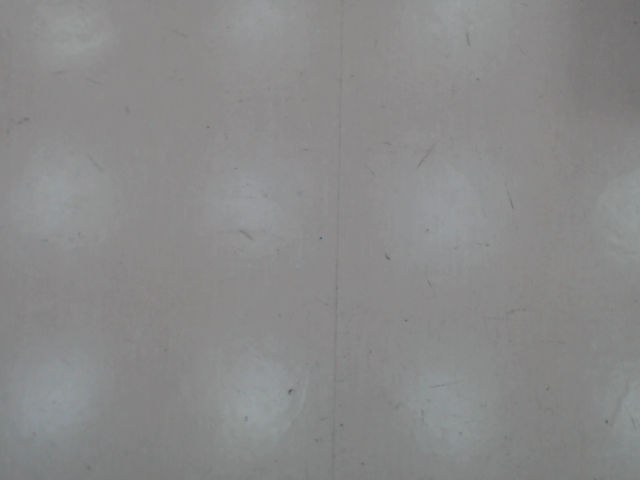
#> input picture floor_without_p.png, 640 x 480 px, given in place of the camera
$ python obsticle_detection.py   (Python 2 division)
#> lines starting #> are read from the running program, lines starting #| are printed output that depends on the picture; after the words box and inside, x2 and y2 are one past the last pixel; in counts of white or black regions, pixels touching at a corner belong together
import numpy as np
import cv2

redLower = (166, 110, 55)
redUpper = (255, 223, 255)

camera = cv2.VideoCapture(0)

while True:
	ret, frame = camera.read()
#> frame is the input picture: shape (480, 640, 3); mean B, G, R 137.6, 137.8, 137.5

	gray = cv2.cvtColor(frame, cv2.COLOR_BGR2GRAY)

	blurred = cv2.bilateralFilter( gray, 12, 100, 100 )
	_, mask = cv2.threshold( blurred, 0, 255, cv2.THRESH_BINARY+cv2.THRESH_OTSU )
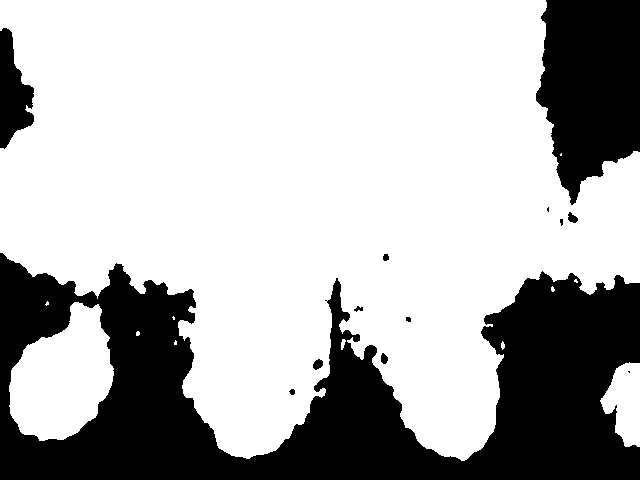
#> mask: shape (480, 640); 70.1% white; 13 black regions (3 under 20 px), largest, box (x1, y1, x2, y2) and area: (0, 253, 640, 480) 72737, (536, 0, 640, 205) 16146, (0, 28, 34, 149) 2495

	mask = cv2.erode(mask, None, iterations=4)
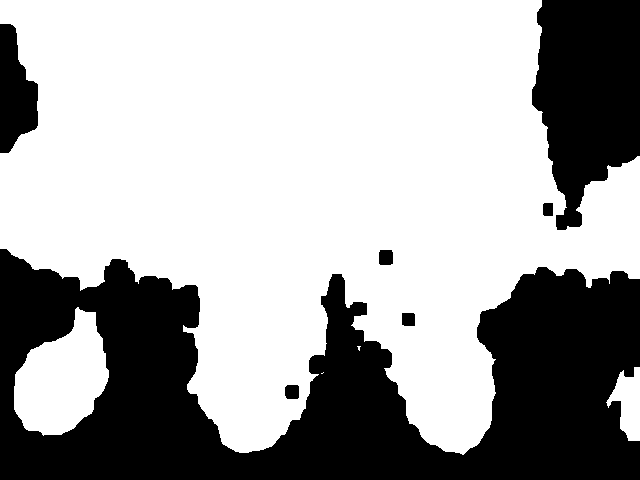
#> mask: shape (480, 640); 65.4% white; 7 black regions, largest, box (x1, y1, x2, y2) and area: (0, 249, 640, 480) 83866, (532, 0, 640, 230) 18252, (0, 24, 38, 153) 3352

	edges = cv2.Canny( mask, 100, 200 )
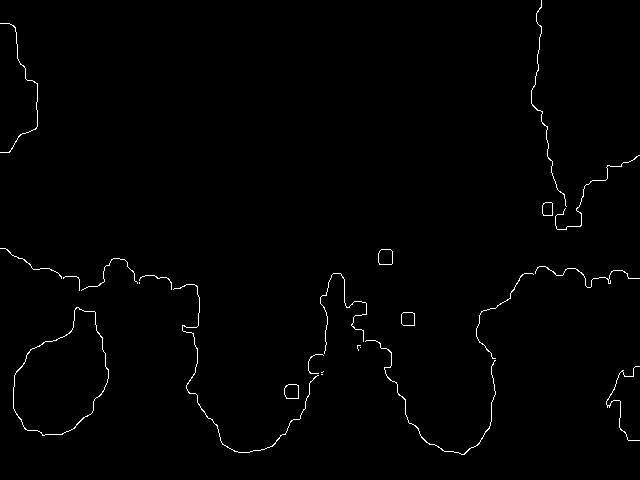
#> edges: shape (480, 640); 0.91% white in thin lines or dots
	obst_cntrs = cv2.findContours( edges.copy(), cv2.RETR_EXTERNAL, cv2.CHAIN_APPROX_TC89_KCOS )[-2]
#> obst_cntrs = 24 contours, 13 with area under 20; largest, box (x1, y1, x2, y2) and area: (13, 307, 109, 436) 7903, (378, 249, 393, 265) 196, (284, 384, 299, 399) 186, (401, 312, 415, 326) 164, (542, 202, 553, 216) 120

	if obst_cntrs:
		for cntr in obst_cntrs:
			if cv2.contourArea( cntr ) > 450:
				obst_coord = cv2.minAreaRect( cntr )
				points = cv2.boxPoints( obst_coord )
				points = np.int0( np.around(points) )
				print points
				for i in range( -1, len(points) - 1 ):
					cv2.line(frame, tuple(points[i]), tuple(points[i+1]), (255, 0, 0), 3)
#> this loop made 24 passes
#> (obst_coord, points) on pass 10: (((65.43, 376.6), (130.5, 88.46), -42.34), [[47, 453], [-13, 388], [84, 300], [143, 365]])
#> cntr on passes 2, 3, 6, 12: [[322, 374]], [[323, 371], [321, 372]], [[360, 347]], [[139, 283]]
#| [[ 47 453]
#|  [-13 388]
#|  [ 84 300]
#|  [143 365]]
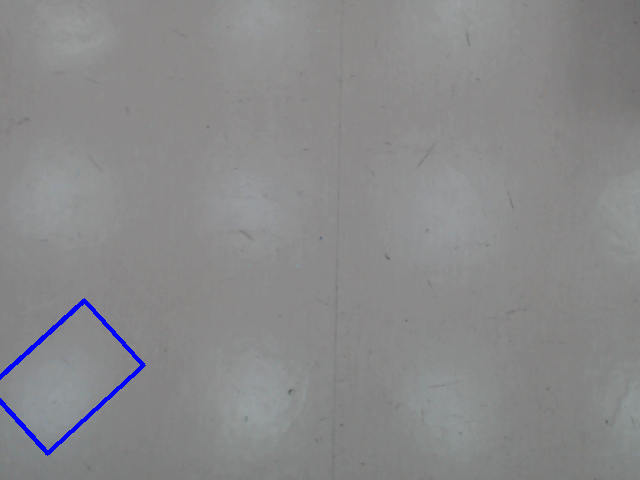
#> frame: shape (480, 640, 3); 0.59% of pixels changed, all inside (x1, y1, x2, y2) = (0, 298, 146, 456)

	if not ret:
		break

	if cv2.waitKey(1) & 0xFF is ord('q'):
#> (key q is pressed here)
		cv2.destroyAllWindows()
		break

	cv2.imshow("Frame", frame)
	cv2.imshow("Edges", edges)
	cv2.imshow("Mask", mask)

print obst_cntrs
#> (printed output is left out)
